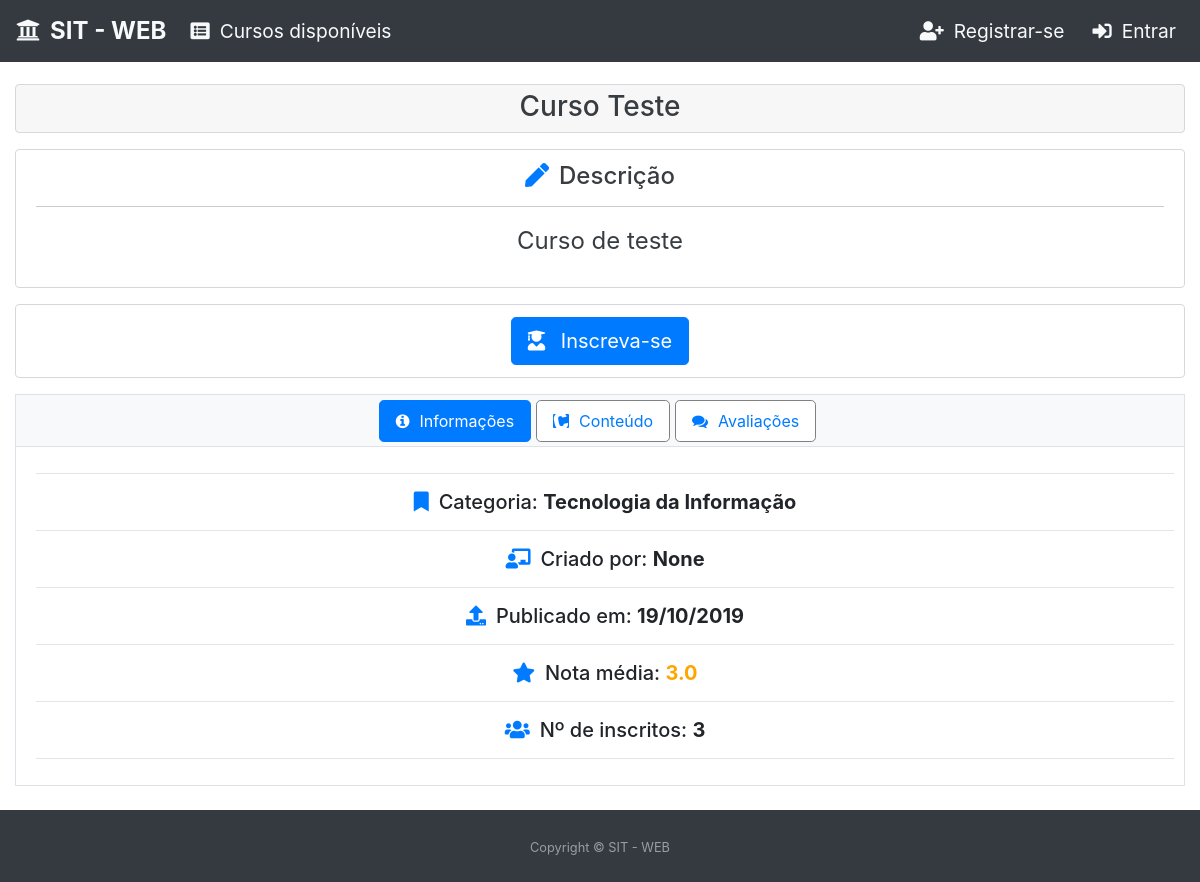
The app's page /informacoes-curso/1, older data.
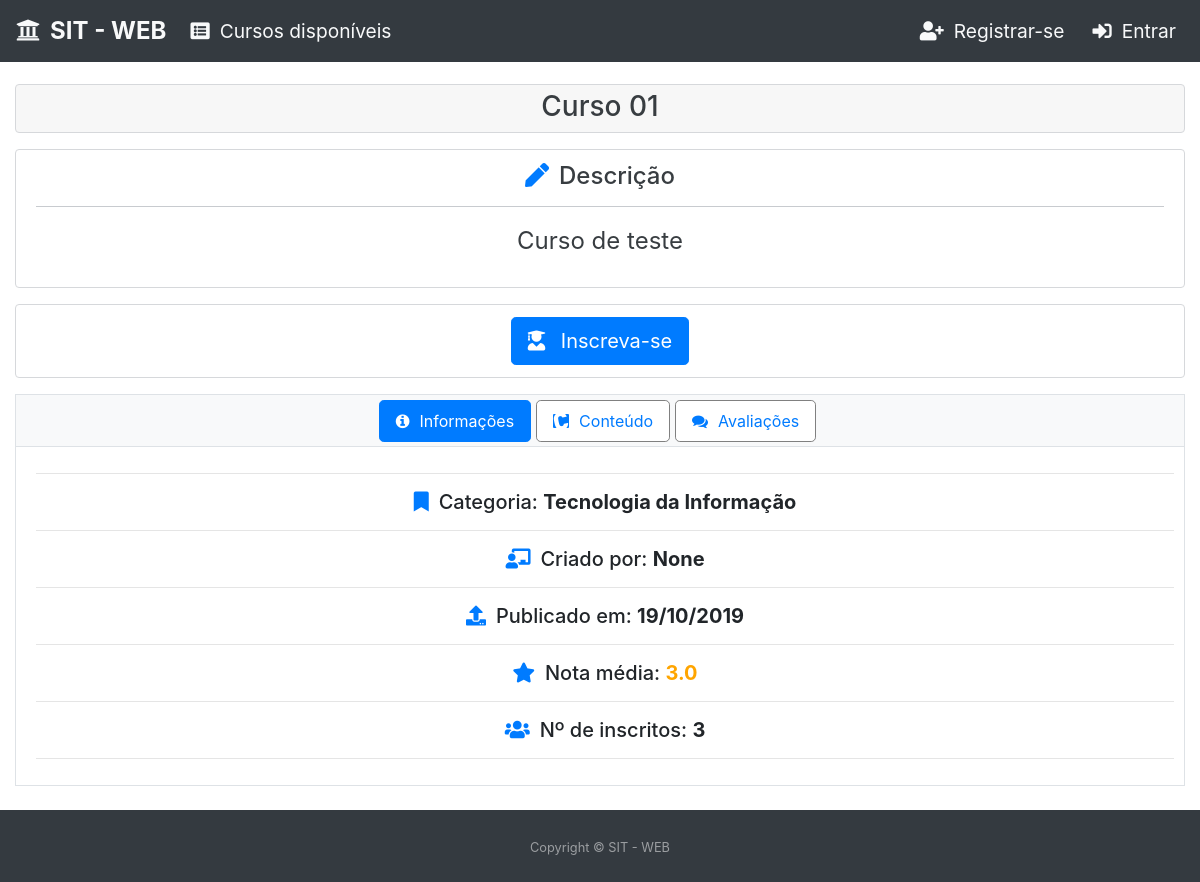
The same page, newer data.
### core/models.py (models this page shows, shortened)
class Curso(models.Model):
    objects = CursoManager()
    titulo = models.CharField(unique=True, max_length=70, verbose_name=u"título")
    categoria = models.ForeignKey(Categoria, on_delete=models.CASCADE)
    usuario = models.ForeignKey(AUTH_USER_MODEL, on_delete=models.CASCADE)
    nome_instrutor = models.CharField(null=True, verbose_name=u"Nome do instrutor", blank=True, max_length=50)
    palavras_chaves = models.CharField(max_length=150, null=True, blank=True)
    descricao = models.TextField(max_length=250, verbose_name=u"descrição", null=True, blank=True)
    publicado = models.BooleanField(default=False)
    data_publicado = models.DateTimeField(null=True, blank=True)
    data_criacao = models.DateTimeField(auto_now_add=True, null=True, blank=True)
    data_atualizacao = models.DateTimeField(auto_now=True, null=True, blank=True)
    class Meta:
        verbose_name = "Curso"
        verbose_name_plural = "Cursos"
    class CustomMeta:
        ordering_field = 'titulo'
        search_fields = ['titulo', 'categoria__titulo', 'usuario__first_name', 'nome_instrutor', 'palavras_chaves', 'descricao']
    def obtem_nota_media(self):
        nota_media_curso = 0
        avaliacoes = Avaliacao.objects.filter(
            curso=self
        )
        if avaliacoes.count() > 0:
            nota_media_curso = avaliacoes.aggregate(
                Avg('nota')
            )['nota__avg']
        nota_media_curso = float("{0:.1f}".format(nota_media_curso, 1))
        return nota_media_curso
    def tem_conteudo(self):
        unidades = Unidade.objects.filter(curso=self)
        if unidades.count() > 0:
            videos = Video.objects.filter(unidade__in=unidades)
            if videos.count() > 0:
                return True
        else:
            return False
    def obtem_unidades(self):
        unidades_curso = Unidade.objects.filter(
            curso=self
        ).order_by(
            'ordem'
        )
        return unidades_curso
    def obtem_videos(self):
        unidades_curso = self.obtem_unidades()
        videos_curso = Video.objects.filter(
            unidade__in=unidades_curso
        )
        return videos_curso
    def obtem_arquivos(self):
        unidades_curso = self.obtem_unidades()
        arquivos_curso = Arquivo.objects.filter(
            unidade__in=unidades_curso
        )
        return arquivos_curso
    def obtem_questionarios(self):
        unidades_curso = self.obtem_unidades()
        questionarios_curso = Questionario.objects.filter(
            unidade__in=unidades_curso
        )
        return questionarios_curso
    def obtem_numero_inscritos(self):
        numero_inscritos = Inscricao.objects.filter(curso=self).count()
        return numero_inscritos

### core/views.py (the view)
# urls.py: path('informacoes-curso/<int:id>',          informacoesCursoView,                           name='informacoes-curso'),
def informacoesCursoView(request, id):
    curso_sem_conteudo = False
    unidades = None
    avaliacoes = None
    aluno_inscrito_curso = False
    perfil_aluno = False
    usuario_anonimo = False
    nota_media_curso = "Sem nota"
    numero_unidades = 0
    numero_videos = 0
    numero_arquivos = 0
    numero_questionarios = 0
    numero_avaliacoes = 0
    numero_avaliacoes_nota_1 = 0
    numero_avaliacoes_nota_2 = 0
    numero_avaliacoes_nota_3 = 0
    numero_avaliacoes_nota_4 = 0
    numero_avaliacoes_nota_5 = 0
    percentual_nota_1 = 0
    percentual_nota_2 = 0
    percentual_nota_3 = 0
    percentual_nota_4 = 0
    percentual_nota_5 = 0
    classe_nota_1 = ''
    classe_nota_2 = ''
    classe_nota_3 = ''
    classe_nota_4 = ''
    classe_nota_5 = ''
    curso = get_object_or_404(Curso, pk=id, publicado=True)
    categoria = curso.categoria.titulo
    if curso.usuario.tem_perfil_instrutor():
        instrutor = curso.usuario.get_full_name()
    else:
        instrutor = curso.nome_instrutor
    numero_inscritos = curso.obtem_numero_inscritos()
    if not request.user.is_anonymous:
        if request.user.tem_perfil_aluno():
            perfil_aluno = True
            if Inscricao.objects.usuario_inscrito_curso(
                    usuario=request.user,
                    curso=curso
            ):
                aluno_inscrito_curso = True
    else:
        usuario_anonimo = True
    if curso.tem_conteudo():
        unidades = Unidade.objects.filter(curso=curso)
        unidades_list_ids = []
        for unidade in unidades:
            videos = Video.objects.filter(unidade=unidade).order_by('ordem')
            arquivos = Arquivo.objects.filter(unidade=unidade).order_by('ordem')
            questionarios = Questionario.objects.filter(unidade=unidade).order_by(
                'ordem')
            if videos.count() > 0 or arquivos.count() > 0 or questionarios.count() > 0:
                unidades_list_ids.append(unidade.id)
        unidades = Unidade.objects.filter(id__in=unidades_list_ids)
        avaliacoes = Avaliacao.objects.filter(curso=curso)
        numero_avaliacoes = avaliacoes.count()
        for avaliacao in avaliacoes:
            if avaliacao.nota == 1:
                numero_avaliacoes_nota_1 = numero_avaliacoes_nota_1 + 1
            if avaliacao.nota == 2:
                numero_avaliacoes_nota_2 = numero_avaliacoes_nota_2 + 1
            if avaliacao.nota == 3:
                numero_avaliacoes_nota_3 = numero_avaliacoes_nota_3 + 1
            if avaliacao.nota == 4:
                numero_avaliacoes_nota_4 = numero_avaliacoes_nota_4 + 1
            if avaliacao.nota == 5:
                numero_avaliacoes_nota_5 = numero_avaliacoes_nota_5 + 1
        if numero_avaliacoes > 0:
            percentual_nota_1 = (numero_avaliacoes_nota_1 * 100) / numero_avaliacoes
            percentual_nota_2 = (numero_avaliacoes_nota_2 * 100) / numero_avaliacoes
            percentual_nota_3 = (numero_avaliacoes_nota_3 * 100) / numero_avaliacoes
            percentual_nota_4 = (numero_avaliacoes_nota_4 * 100) / numero_avaliacoes
            percentual_nota_5 = (numero_avaliacoes_nota_5 * 100) / numero_avaliacoes
        percentual_nota_1 = "{:.2f}".format(percentual_nota_1)
        percentual_nota_2 = "{:.2f}".format(percentual_nota_2)
        percentual_nota_3 = "{:.2f}".format(percentual_nota_3)
        percentual_nota_4 = "{:.2f}".format(percentual_nota_4)
        percentual_nota_5 = "{:.2f}".format(percentual_nota_5)
        nota_media_curso = "SEM NOTA"
        if avaliacoes.count() > 0:
            nota_media_curso = curso.obtem_nota_media()
            nota_media_curso = "{:.1f}".format(nota_media_curso)
        numero_unidades = unidades.count()
        numero_videos = curso.obtem_videos().count()
        numero_arquivos = curso.obtem_arquivos().count()
        numero_questionarios = curso.obtem_questionarios().count()
        if nota_media_curso is not None and nota_media_curso != "SEM NOTA":
            dict_classe_nota = obtem_classe_notas(float(nota_media_curso))
            classe_nota_1 = dict_classe_nota['nota_1']
            classe_nota_2 = dict_classe_nota['nota_2']
            classe_nota_3 = dict_classe_nota['nota_3']
            classe_nota_4 = dict_classe_nota['nota_4']
            classe_nota_5 = dict_classe_nota['nota_5']
    else:
        curso_sem_conteudo = True
    return render(
        request,
        'core/curso-informacoes.html',
        {
            'curso': curso,
            'categoria': categoria,
            'instrutor': instrutor,
            'numero_inscritos': numero_inscritos,
            'curso_sem_conteudo': curso_sem_conteudo,
            'perfil_aluno': perfil_aluno,
            'usuario_anonimo': usuario_anonimo,
            'aluno_inscrito_curso': aluno_inscrito_curso,
            'unidades': unidades,
            'avaliacoes': avaliacoes,
            'nota_media_curso': nota_media_curso,
            'numero_unidades': numero_unidades,
            'numero_videos': numero_videos,
            'numero_arquivos': numero_arquivos,
            'numero_questionarios': numero_questionarios,
            'numero_avaliacoes': numero_avaliacoes,
            'numero_avaliacoes_nota_1': numero_avaliacoes_nota_1,
            'numero_avaliacoes_nota_2': numero_avaliacoes_nota_2,
            'numero_avaliacoes_nota_3': numero_avaliacoes_nota_3,
            'numero_avaliacoes_nota_4': numero_avaliacoes_nota_4,
            'numero_avaliacoes_nota_5': numero_avaliacoes_nota_5,
            'percentual_nota_1': percentual_nota_1,
            'percentual_nota_2': percentual_nota_2,
            'percentual_nota_3': percentual_nota_3,
            'percentual_nota_4': percentual_nota_4,
            'percentual_nota_5': percentual_nota_5,
            'classe_nota_1': classe_nota_1,
            'classe_nota_2': classe_nota_2,
            'classe_nota_3': classe_nota_3,
            'classe_nota_4': classe_nota_4,
            'classe_nota_5': classe_nota_5,
        }
    )

### accounts/models.py (called while the page is built)
    def tem_perfil_instrutor(self):
        if self.perfil == self.INSTRUTOR:
            return True
        return False

### core/templates/core/curso-informacoes.html (shortened to what the changed rows need)
{% extends  'base-home-page.html' %}
{% load static %}
{% block conteudo-home-page %}
    <div id="page-content">
        <section class="py-4" style="margin-top: 60px;">
            <div id="content" class="container-fluid">
              <div class="alert alert-secondary" role="alert" style="background-color: rgba(0,0,0,.03); padding: 0;">
                <h3 class="text-center" style="margin-top: 5px;">{{ curso.titulo }}</h3>
              </div>
              <div class="alert alert-secondary" role="alert" style="background-color: white;">
                  <h4 class="text-center"><i class="fas fa-pen class-icone-content"></i>Descrição</h4>
                  <hr/>
                  <p class="text-center" style="font-size: 1.5rem;">
                      {{ curso.descricao }}
                  </p>
              </div>
              <div class="tab-content" id="navegacao-conteudo">
                  <div class="tab-pane fade show active" id="informacoes-curso" role="tabpanel" aria-labelledby="informacoes-tab">
                    <div class="tab-content-body">
                        {%if curso.data_publicado != None %}
                        <h5 class="text-center"><i class="fas fa-upload class-icone-content"></i>Publicado em: <b>{{ curso.data_publicado|date:"d/m/Y"}}</b></h5>
                        <hr/>
                        {% else %}
                        <h5 class="text-center"><i class="fas fa-upload class-icone-content"></i>Não publicado</h5>
                        <hr/>
                        {% endif %}
                    </div>
                  </div>
              </div>
            </div>
         </section>
    </div>
{% endblock %}

Row changes from the older to the newer data that the page shows:
changed Curso "Curso de teste": titulo "Curso Teste" → "Curso 01"
